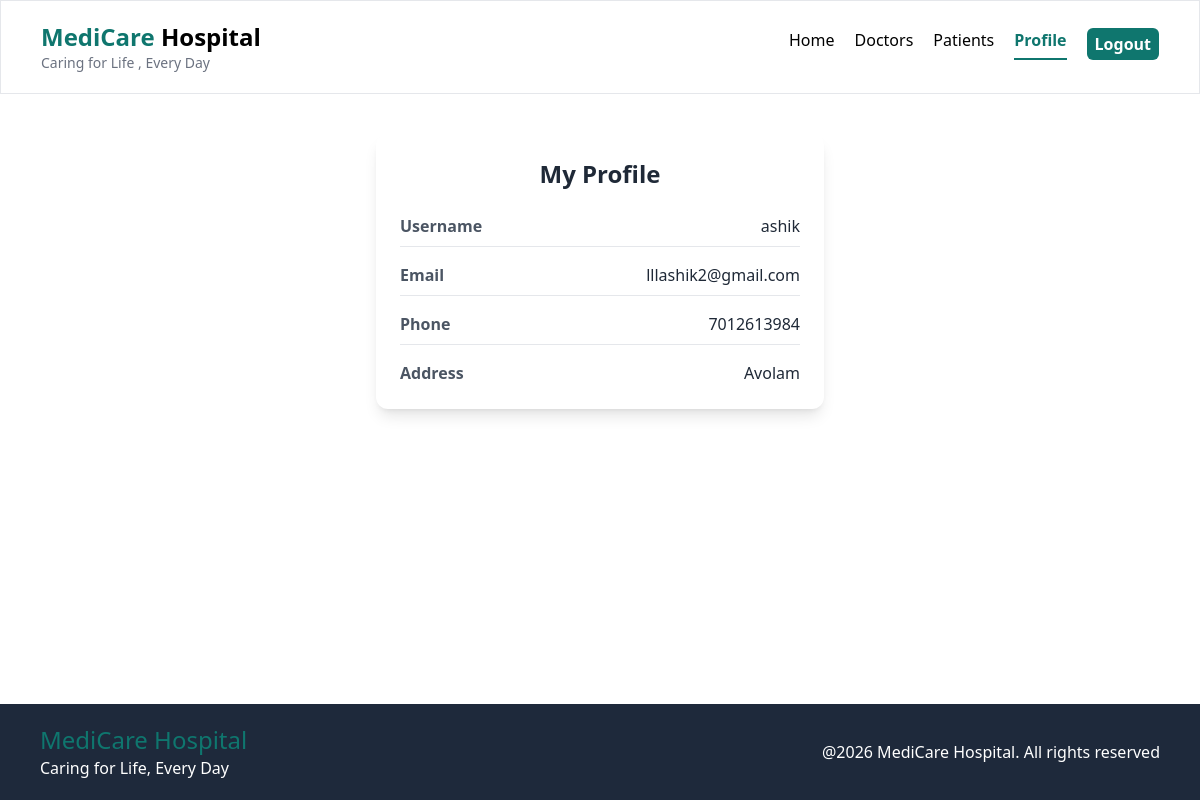
Page /profile/ (signed in) on the committed database.
### hospital/models.py (models this page shows)
class CustomUser(AbstractUser) :
    phone = models.CharField(max_length=15)
    address = models.TextField(blank=True , null=True )
    country = models.CharField(max_length=100 , null=True , blank=True)
    date_of_birth = models.DateField(blank=True , null= True)

class Profile(models.Model) :
    user = models.OneToOneField(
        settings.AUTH_USER_MODEL ,
        on_delete=models.CASCADE
    )
    phone = models.CharField(max_length=15)
    address= models.CharField(max_length=100)

### hospital/views.py (the view)
# urls.py: path('profile/' , views.profile , name='profile'),
@login_required
def profile(request):
    if not Profile.objects.filter(user_id = request.user.id).exists():
        if request.method == 'POST' :
            form = ProfileForm(request.POST)
            if form.is_valid() :
                profile_data =form.save(commit=False)
                profile_data.user = request.user
                profile_data.save()
        else :
            form = ProfileForm()
        return render(request , 'profile.html' , {"form" : form})
    else:
        data = Profile.objects.get(user_id=  request.user.id)
        print(data)
    return render(request , 'profile.html' , {"data" : data})

### hospital/templates/profile.html
{% extends 'base.html' %}
{% block content %}
    {% if form %}
        <style>
            input{
                border : 1px solid gray ;
                padding :8px ;
                display : block ;
                width: 100%;
                border-radius: 5px;
            }
        </style>
        <div class="flex justify-center items-center ">
            <form method="post" class="border rounded-md p-5 grid gap-3 m-10 w-1/3 p-5">
                <h1 class="text-3xl font-medium text-[#0F766E] ">Update Form</h1>
            {% csrf_token %}
            {{form.as_p}}
            <button
            class="bg-[#0F766E] py-2 mt-4 rounded-md text-white font-semibold"
            type="submit">Update</button>
        </form>
        </div>
    {% else %}
        <div class="max-w-md mx-auto mt-10 bg-white shadow-lg rounded-xl p-6">
            <h2 class="text-2xl font-bold text-center text-gray-800 mb-6">
                My Profile
            </h2>
            <div class="space-y-4">
                <div class="flex justify-between border-b pb-2">
                    <span class="font-semibold text-gray-600">Username</span>
                    <span class="text-gray-800">{{ user.username }}</span>
                </div>
                <div class="flex justify-between border-b pb-2">
                    <span class="font-semibold text-gray-600">Email</span>
                    <span class="text-gray-800">{{ user.email }}</span>
                </div>
                <div class="flex justify-between border-b pb-2">
                    <span class="font-semibold text-gray-600">Phone</span>
                    <span class="text-gray-800">{{ data.phone }}</span>
                </div>
                <div class="flex justify-between">
                    <span class="font-semibold text-gray-600">Address</span>
                    <span class="text-gray-800 text-right">{{ data.address }}</span>
                </div>
            </div>
        </div>
    {% endif %}
{% endblock %}

### rows in the picture
CustomUser: username "ashik", email "lllashik2@gmail.com"
Profile: phone "7012613984", address "Avolam"
